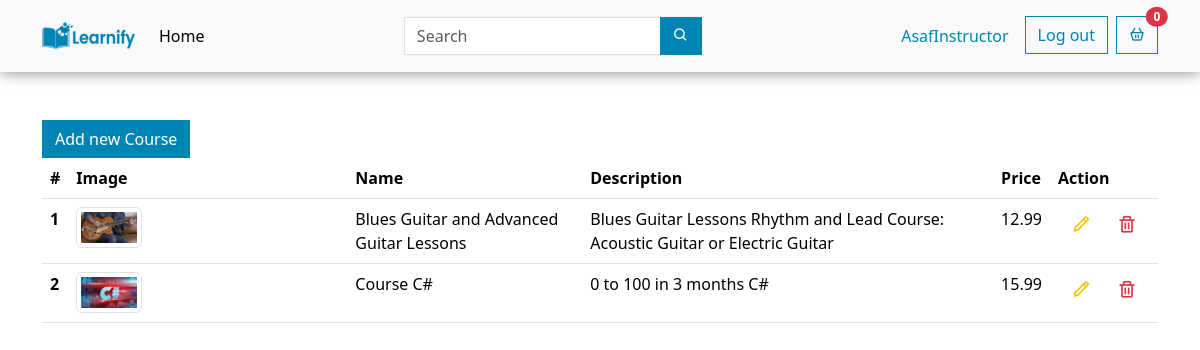
The app's page /courses/dashboard (signed in) with its own data.
### courses/models.py (models this page shows, shortened)
class Course(models.Model):
    instructor = models.ForeignKey(User, on_delete=models.CASCADE)
    category = models.ForeignKey(Category, on_delete=models.CASCADE, blank=True, null=True)
    name = models.CharField(max_length=255)
    description = models.TextField()
    price = models.FloatField(default=0.0)
    image = models.ImageField(null=True, blank=True, default='noimage.jpg', upload_to="courses/")
    created_at = models.DateTimeField(auto_now_add=True)

### courses/views.py (the view)
# urls.py: path("dashboard", views.dashboard, name="dashboard"),
@login_required
def dashboard(request):
    user = request.user
    if user.groups.filter(name='student').exists():
        context = {"enrollments": Enrollment.objects.filter(student_id=request.user.id)}
    else:
        context = {"courses": Course.objects.filter(instructor_id=request.user.id)}
    return render(request, "dashboard.html", context)

### courses/templates/dashboard.html (shortened to what this page needs)
{% extends "layouts/app.html" %}
{% block content %}
<div class="container my-5">
    {% if perms.courses.add_course %}
    <a href="{% url 'upload_course' %}" class="btn btn-primary rounded-0">Add new Course</a>
    <table class="table">
        <thead>
            <tr>
                <th scope="col">#</th>
                <th scope="col">Image</th>
                <th scope="col">Name</th>
                <th scope="col">Description</th>
                <th scope="col">Price</th>
                <th scope="col">Action</th>
            </tr>
        </thead>
        <tbody>
            {% for course in courses %}
            <tr>
                <th scope="row">{{ forloop.counter }}</th>
                <td class="w-25"><img class="img-thumbnail w-25" src="{{ course.image.url }}" alt="{{ course.name }}">
                </td>
                <td>{{course.name}}</td>
                <td>{{course.description}}</td>
                <td>{{course.price}}</td>
                <td>
                    <div class="d-flex align-items-center">
                        <a href="{% url 'update_course' course.id %}" class="btn btn-transparent"><i class="bx bx-pencil text-warning h5"></i></a>
                    <form method="post" action="{% url 'delete_course' course.id %}">
                        <button type="submit" class="btn btn-transparent"><i class="bx bx-trash text-danger h5"></i></button>
                    </form>
                    </div>
                </td>
            </tr>
            {% endfor %}
        </tbody>
    </table>
    {% endif %}
</div>
{% endblock %}

### courses/templates/layouts/app.html (shortened to what this page needs)
{% load cart_tag %}
{% load course_filters %}
<!DOCTYPE html>
<html lang="en">
<head>
    {% load static %}
    <link href="https://cdn.jsdelivr.net/npm/bootstrap@5.3.3/dist/css/bootstrap.min.css" rel="stylesheet"
 />
    <link rel="stylesheet" type='text/css' href="{% static 'css/style.css' %}">
    <link rel="stylesheet" href="https://cdn.jsdelivr.net/npm/boxicons@latest/css/boxicons.min.css" />
</head>
<body>
    <nav class="navbar navbar-expand-lg bg-body-tertiary header-border p-3 z-1">
        <div class="container">
            <a class="col-lg-1 col-5 col-md-3" href="{% url 'index' %}">
                <img src="{% static 'logo.png' %}" class="d-block w-100" alt="logo" />
            </a>
            <div class="collapse navbar-collapse justify-content-between" id="navbarTogglerDemo01">
                <ul class="navbar-nav mb-2 mb-lg-0 flex-row justify-content-between">
                    <li class="nav-item ms-lg-3 me-lg-0">
                        <a class="nav-link active" aria-current="page" href="{% url 'index' %}">Home</a>
                    </li>
                </ul>
                <form action="{% url 'index' %}" method="get" class="d-flex" role="search">
                    <div class="input-group">
                        <input type="search" class="form-control rounded-0" placeholder="Search" aria-label="Search"
                            name="q" />
                        <button id="searchButton" class="btn btn-primary rounded-0">
                            <i class="bx bx-search"></i>
                        </button>
                    </div>
                </form>
                <ul class="navbar-nav mb-2 mb-lg-0 mt-2 mt-lg-0 flex-row">
                    {% if user.is_authenticated %}
                    <li class="nav-item me-2 mt-2 mt-lg-0">
                        <a class="rounded-0 nav-link text-primary text-capitalize" aria-current="page"
                            href="{% url 'dashboard' %}">
                            {{ user.username }}
                        </a>
                    </li>
                    <li class="nav-item me-2 mt-2 mt-lg-0">
                        <a class="rounded-0 btn btn-outline-primary" aria-current="page" href="{% url 'signout' %}">Log
                            out</a>
                    </li>
                    {% endif %}
                    <li class="nav-item mt-2 mt-lg-0">
                        <a class="rounded-0 btn btn-outline-primary position-relative" data-bs-toggle="collapse"
                            href="#collapseExample" role="button" aria-expanded="false" aria-controls="collapseExample">
                            <i class="bx bx-basket"></i>
                            <span
                                class="position-absolute top-0 start-100 translate-middle badge rounded-circle bg-danger">
                                {{request.session.cart|length}}
                            </span>
                        </a>
                    </li>
                </ul>
            </div>
        </div>
    </nav>
    <section>
        {% block content %}{% endblock %}
    </section>
</body>
</html>

### courses/assets/css/style.css (style rules this page uses)
* { padding: 0; margin: 0; box-sizing: border-box; }
.header-border { filter: drop-shadow(0 0 0.5rem rgba(0, 0, 0, 0.5)); }
.text-primary { color: #0084b4 !important; }
.btn-primary { background-color: #0084b4 !important; border: 1px solid #0084b4 !important; }
.btn-outline-primary { color: #0084b4 !important; border: 1px solid #0084b4 !important; }

### records on screen
Course: image (picture), name "Blues Guitar and Advanced Guitar Lessons", description "Blues Guitar Lessons Rhythm and Lead Course: Acoustic Guitar or Electric Guitar", price "12.99"
Course: image (picture), name "Course C#", description "0 to 100 in 3 months C#", price "15.99"

### other values on screen
{{ user.username }} "AsafInstructor"
{{ request.session.cart|length }} "0"
